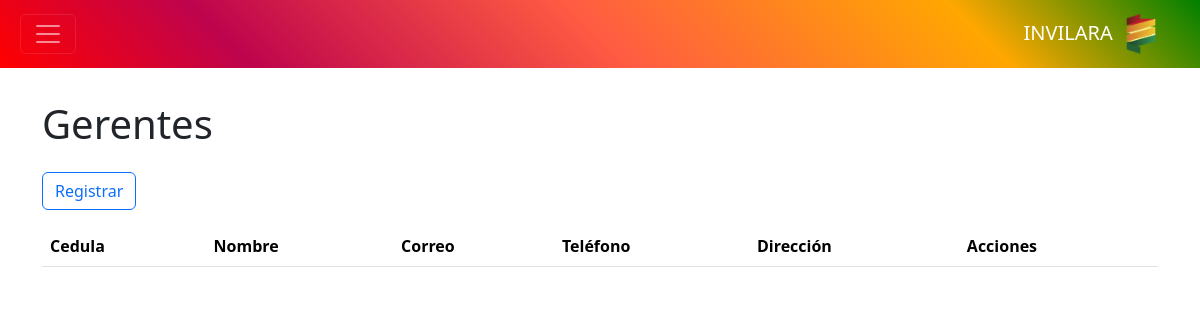
Before: /controlador/gerente.php with the older database file.
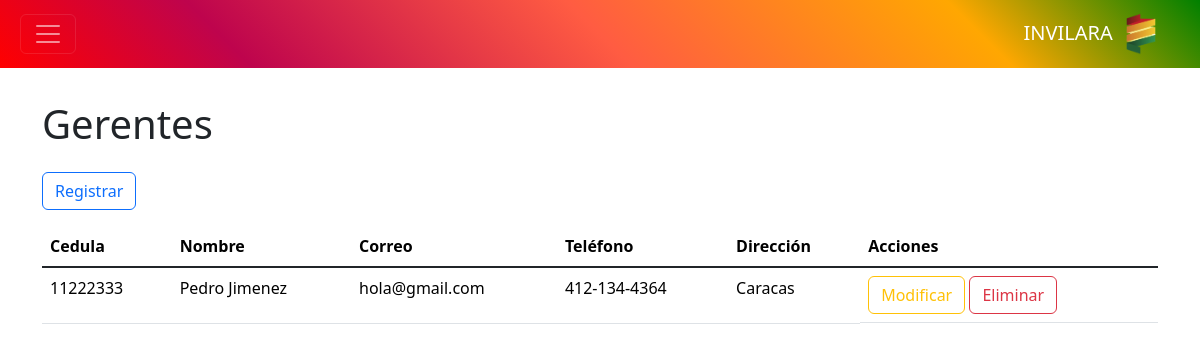
After: the same page with the newer database file.
### tables this page shows
CREATE TABLE `gerente` (
  `cedula` int NOT NULL,
  `telefono` varchar(20) DEFAULT NULL,
  `correo` varchar(50) DEFAULT NULL,
  `direccion` varchar(200) DEFAULT NULL,
  `nombre` varchar(50) DEFAULT NULL
);

### controlador/gerente.php (called while the page is built, shortened)
<?php
require_once "modelo/gerente.php";
$modelo = new Gerente();
$datos = $modelo->consultar();
require_once "vista/gerente.php";
?>

### modelo/base_datos.php (called while the page is built)
<?php
class BaseDatos
{
    private $host = "localhost";
    private $dbname = "invilara";
    private $usuario = "root";
    private $contrasena = "";
    public function conexion()
    {
        $dsn = "mysql" . ":" . "host=" . $this->host . ";" . "dbname=" . $this->dbname . ";";
        $pdo = new PDO($dsn, $this->usuario, $this->contrasena);
        $pdo->setAttribute(PDO::ATTR_ERRMODE, PDO::ERRMODE_EXCEPTION);
        return $pdo;
    }
}
?>

### modelo/gerente.php (called while the page is built, shortened)
<?php
require_once "modelo/base_datos.php";
class Gerente extends BaseDatos
{
	private $tabla = "gerente";
	public function consultar()
	{
		$result = $this->conexion()->query("SELECT * FROM {$this->tabla}");
		return $result;
	}
}
?>

### vista/gerente.php (the view, shortened to what this page needs)
<?php require_once "vista/componentes/encabezado.php"; ?>
<?php require_once "vista/componentes/barra.php"; ?>
<main class="container" id="crud">
	<h1>Gerentes</h1>
	<button class="btn btn-outline-primary my-3" value="insertar">Registrar</button>
	<div class="table-responsive">
		<table class="table table-hover">
			<thead>
				<tr>
					<th>Cedula</th>
					<th>Nombre</th>
					<th>Correo</th>
					<th>Teléfono</th>
					<th>Dirección</th>
					<th>Acciones</th>
				</tr>
			</thead>
			<tbody class="table-group-divider">
				<?php foreach ($datos as $d): ?>
					<tr>
						<td><?php echo $d["cedula"] ?></td>
						<td><?php echo $d["nombre"] ?></td>
						<td><?php echo $d["correo"] ?></td>
						<td><?php echo $d["telefono"] ?></td>
						<td><?php echo $d["direccion"] ?></td>
						<td class="d-grid d-md-block gap-2">
							<button class="btn btn-outline-warning" value="modificar">Modificar</button>
							<button class="btn btn-outline-danger" value="eliminar" data-bs-toggle="modal"
								data-bs-target="#modal-eliminacion">Eliminar</button>
						</td>
					</tr>
				<?php endforeach ?>
			</tbody>
		</table>
	</div>
</main>

Changed rows visible on the page:
added gerente: cedula "11222333", nombre "Pedro Jimenez", correo "hola@gmail.com", telefono "412-134-4364", direccion "Caracas"
